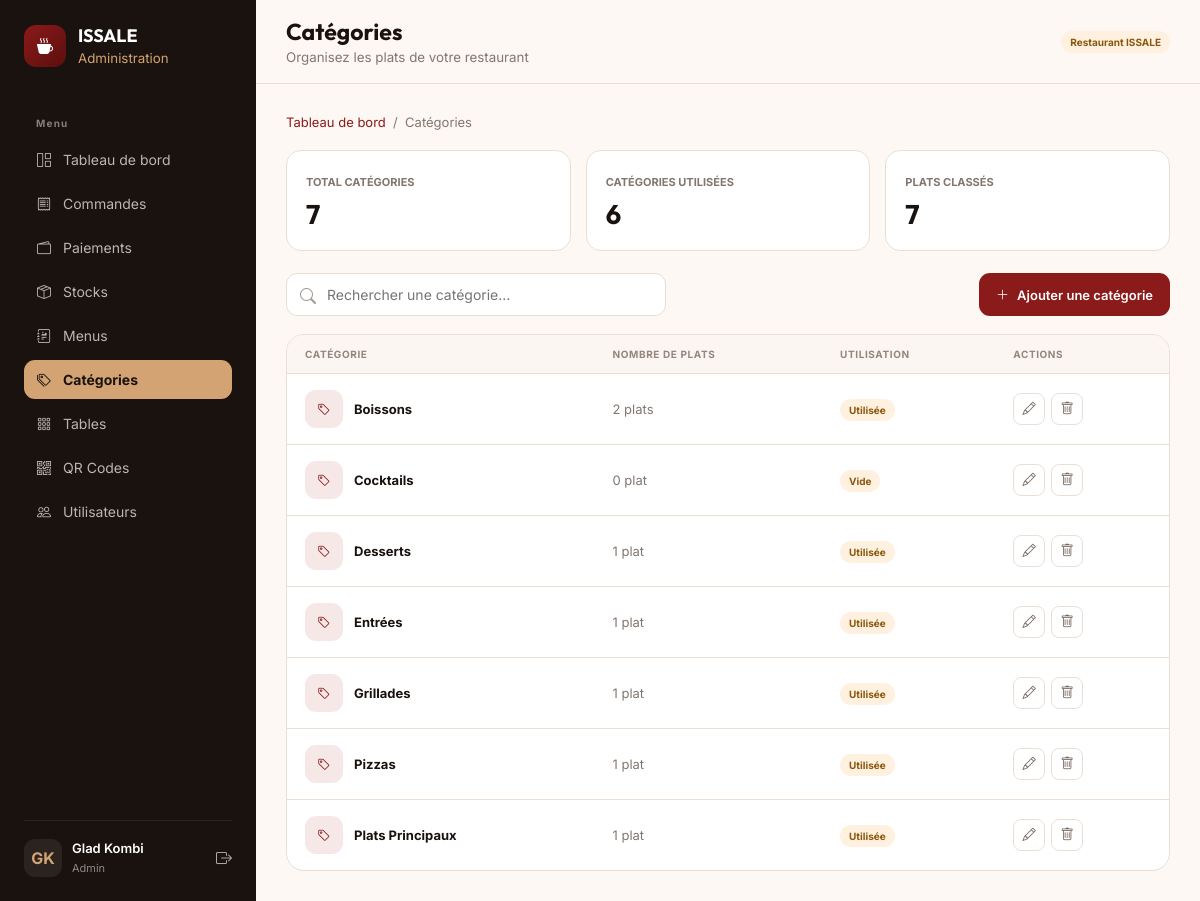
The page /views/categories.php (signed in) on the database its author committed.
### tables this page shows
CREATE TABLE `categories` (
  `id` int(11) NOT NULL,
  `nom` varchar(50) NOT NULL,
  `supprimer` int(11) DEFAULT 0
);

### config/database.php (called while the page is built, shortened)
<?php
function getDBConnection() {
    try {
        $pdo = new PDO(
            "mysql:host=" . DB_HOST . ";dbname=" . DB_NAME . ";charset=" . DB_CHARSET,
            DB_USER,
            DB_PASS,
            [
                PDO::ATTR_ERRMODE => PDO::ERRMODE_EXCEPTION,
                PDO::ATTR_DEFAULT_FETCH_MODE => PDO::FETCH_OBJ,
                PDO::ATTR_EMULATE_PREPARES => false
            ]
        );
        return $pdo;
    } catch (PDOException $e) {
        error_log("Erreur de connexion à la base de données : " . $e->getMessage());
        throw $e;
    }
}
try {
    $pdo = getDBConnection();
} catch (PDOException $e) {
    die("Erreur de connexion à la base de données : " . $e->getMessage());
}
function executeQuery($sql, $params = []) {
    global $pdo;
    try {
        $stmt = $pdo->prepare($sql);
        $stmt->execute($params);
        return $stmt;
    } catch (PDOException $e) {
        error_log("Erreur SQL : " . $e->getMessage() . " - Requête: " . $sql);
        return false;
    }
}
function fetchAll($sql, $params = []) {
    $stmt = executeQuery($sql, $params);
    return $stmt ? $stmt->fetchAll() : [];
}

### views/categories.php (the view, shortened to what this page needs)
<?php
require_once __DIR__.'/../config/database.php';
function ch($v):string{return htmlspecialchars((string)$v,ENT_QUOTES,'UTF-8');}
$categories=fetchAll('SELECT c.id,c.nom,COUNT(m.id) menu_count FROM categories c LEFT JOIN menus m ON m.category_id=c.id AND m.supprimer=0 WHERE c.supprimer=0 GROUP BY c.id,c.nom ORDER BY c.nom');$used=0;foreach($categories as $c)if($c->menu_count)$used++;$name=trim(($_SESSION['user_nom']??'Utilisateur').' '.($_SESSION['user_prenom']??''));$initials=strtoupper(substr($_SESSION['user_nom']??'U',0,1).substr($_SESSION['user_prenom']??'',0,1));
?>
<!doctype html><html lang="fr"><head><link href="https://cdn.jsdelivr.net/npm/bootstrap-icons@1.11.1/font/bootstrap-icons.css" rel="stylesheet">
</head><body><aside class="sidebar" id="sidebar"><div class="brand"><div class="logo"><i class="bi bi-cup-hot-fill"></i></div><div><h1>ISSALE</h1><small>Administration</small></div></div><nav></nav><div class="user"><div class="avatar"><?=ch($initials)?></div><div><p><?=ch($name)?></p><span><?=ch(ucfirst($_SESSION['user_type']??''))?></span></div><a class="logout" href="../models/logout.php"><i class="bi bi-box-arrow-right"></i></a></div></aside>
<main class="main"><header class="top"><div style="display:flex;align-items:center;gap:12px"><button class="menu-btn" onclick="toggleSidebar()"><i class="bi bi-list"></i></button><div><h2>Catégories</h2><small>Organisez les plats de votre restaurant</small></div></div><span class="badge">Restaurant ISSALE</span></header><section class="content"><div class="crumb"><a href="dashboard.php">Tableau de bord</a> &nbsp;/&nbsp; Catégories</div><div class="stats"><div class="stat"><span>Total catégories</span><strong><?=count($categories)?></strong></div><div class="stat"><span>Catégories utilisées</span><strong><?=$used?></strong></div><div class="stat"><span>Plats classés</span><strong><?=array_sum(array_map(fn($c)=>(int)$c->menu_count,$categories))?></strong></div></div><div class="toolbar"><div class="search"><i class="bi bi-search"></i><input id="search" oninput="filterCategories()" placeholder="Rechercher une catégorie…"></div><button class="btn primary" onclick="openCategory()"><i class="bi bi-plus-lg"></i>Ajouter une catégorie</button></div><div class="card"><div class="wrap"><table><thead><tr><th>Catégorie</th><th>Nombre de plats</th><th>Utilisation</th><th>Actions</th></tr></thead><tbody id="rows"><?php if(!$categories):?><tr><td colspan="4" class="empty">Aucune catégorie enregistrée.</td></tr><?php endif;?><?php foreach($categories as $c):?><tr id="category-<?=$c->id?>" data-search="<?=ch(strtolower($c->nom))?>"><td><div class="category-name"><span class="category-icon"><i class="bi bi-tag"></i></span><?=ch($c->nom)?></div></td><td><?=$c->menu_count?> plat<?=$c->menu_count>1?'s':''?></td><td><span class="badge"><?=$c->menu_count?'Utilisée':'Vide'?></span></td><td><div class="actions"><button class="icon" onclick="editCategory(<?=$c->id?>,<?=ch(json_encode($c->nom))?>)"><i class="bi bi-pencil"></i></button><button class="icon" onclick="askDelete(<?=$c->id?>,<?=ch(json_encode($c->nom))?>,<?=$c->menu_count?>)"><i class="bi bi-trash"></i></button></div></td></tr><?php endforeach;?></tbody></table></div></div></section></main>
<script src="../assets/js/sidebar-sync.js"></script></body></html>

### views/categories.php (style rules this page uses)
:root { --p:#8B1A1A;--pd:#5C0E0E;--gold:#D4A373;--bg:#FDF8F3;--side:#1A120E;--text:#1A120E;--muted:#83766f;--border:#eadfd5;--red:#c0392b;--font:'Inter',sans-serif;--display:'Outfit',sans-serif }
* { box-sizing:border-box }
body { margin:0;background:var(--bg);color:var(--text);font-family:var(--font) }
.sidebar { position:fixed;inset:0 auto 0 0;width:256px;padding:24px;background:var(--side);display:flex;flex-direction:column;z-index:20 }
.brand { display:flex;gap:12px;align-items:center;margin-bottom:34px;color:#fff }
.logo { width:42px;height:42px;border-radius:12px;background:linear-gradient(135deg,var(--p),var(--pd));display:grid;place-items:center }
.brand h1 { font:700 18px var(--display);margin:0 }
.brand small { color:var(--gold) }
nav { display:grid;gap:5px }
.user { margin-top:auto;padding-top:18px;border-top:1px solid #ffffff14;display:flex;gap:10px;align-items:center;color:#fff }
.avatar { width:38px;height:38px;border-radius:11px;background:#ffffff12;color:var(--gold);display:grid;place-items:center;font-weight:700 }
.user p { margin:0;font-size:13px;font-weight:600 }
.user span { font-size:11px;color:#918783 }
.logout { margin-left:auto;color:#aaa }
.main { margin-left:256px }
.top { position:sticky;top:0;z-index:10;padding:17px 30px;background:#fdf8f3e8;backdrop-filter:blur(12px);border-bottom:1px solid var(--border);display:flex;justify-content:space-between;align-items:center }
.top h2 { font:700 23px var(--display);margin:0 }
.top small { color:var(--muted) }
.content { padding:30px }
.crumb { font-size:13px;color:var(--muted);margin-bottom:20px }
.crumb a { color:var(--p);text-decoration:none }
.stats { display:grid;grid-template-columns:repeat(3,1fr);gap:15px;margin-bottom:22px }
.stat { background:#fff;border:1px solid var(--border);border-radius:15px;padding:19px }
.stat span { font-size:11px;text-transform:uppercase;color:var(--muted);font-weight:700 }
.stat strong { display:block;font:700 27px var(--display);margin-top:7px }
.toolbar { display:flex;justify-content:space-between;gap:15px;margin-bottom:18px }
.search { position:relative;max-width:380px;flex:1 }
.search i { position:absolute;left:14px;top:13px;color:#a39790 }
.search input { width:100%;padding:12px 14px 12px 40px;border:1px solid var(--border);border-radius:11px;background:#fff;font:14px var(--font);outline:none }
.btn { border:0;border-radius:11px;padding:11px 17px;font:600 13px var(--font);cursor:pointer;display:inline-flex;align-items:center;gap:8px }
.primary { background:var(--p);color:#fff }
.card { background:#fff;border:1px solid var(--border);border-radius:18px;overflow:hidden }
.wrap { overflow:auto }
table { width:100%;border-collapse:collapse }
th { background:#fbf6f1;padding:13px 18px;text-align:left;text-transform:uppercase;letter-spacing:.06em;font-size:10px;color:#94867e }
td { padding:16px 18px;border-top:1px solid var(--border);font-size:13px;color:var(--muted) }
.category-name { display:flex;align-items:center;gap:11px;color:var(--text);font-weight:700 }
.category-icon { width:38px;height:38px;border-radius:11px;background:#f7e8e8;color:var(--p);display:grid;place-items:center }
.badge { padding:5px 9px;border-radius:99px;font-size:10px;font-weight:700;background:#fff0df;color:#8a580d }
.actions { display:flex;gap:6px }
.icon { width:32px;height:32px;border:1px solid var(--border);border-radius:8px;background:#fff;cursor:pointer;color:#75675f }

### rows shown on the page
categories: nom "Boissons", menu_count "2", shows "Utilisée"
categories: nom "Cocktails", menu_count "0", shows "Vide"
categories: nom "Desserts", menu_count "1", shows "Utilisée"
categories: nom "Entrées", menu_count "1", shows "Utilisée"
categories: nom "Grillades", menu_count "1", shows "Utilisée"
categories: nom "Pizzas", menu_count "1", shows "Utilisée"
categories: nom "Plats Principaux", menu_count "1", shows "Utilisée"

### other values the page prints
ch($initials) "GK"
ch($name) "Glad Kombi"
ch(ucfirst($_SESSION['user_type']??'')) "Admin"
count($categories) "7"
$used "6"
array_sum(array_map(fn($c)=>(int)$c->menu_count,$categories)) "7"
